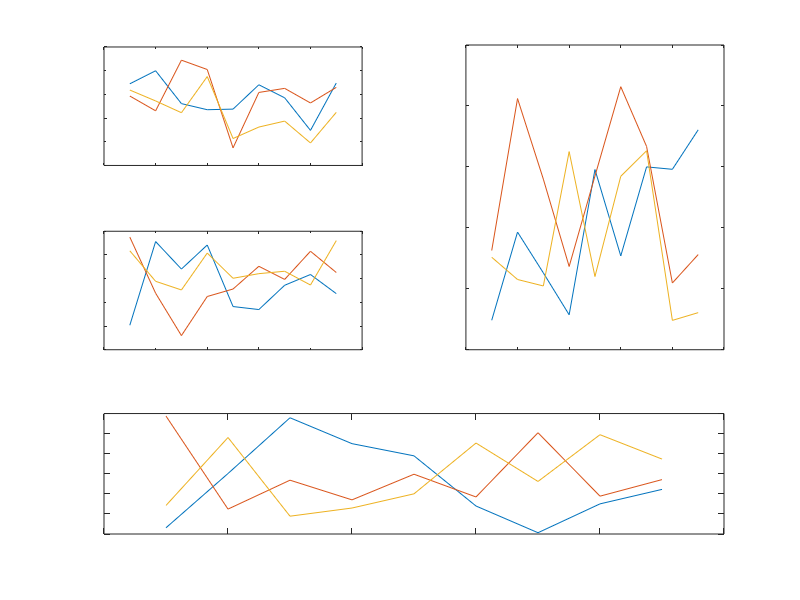

The MATLAB script that drew this image: (Note: this script raises an error after producing the figure.)
%% axes only
figure('name','Normal');
subplot(3,2,1);plot(randn(9,3));set(gca,'XTickLabel',{},'YTickLAbel',{},'Box','on')
subplot(3,2,[2 4]);plot(randn(9,3));set(gca,'XTickLabel',{},'YTickLAbel',{},'Box','on')
subplot(3,2,3);plot(randn(9,3));set(gca,'XTickLabel',{},'YTickLAbel',{},'Box','on')
subplot(3,2,[5 6]);plot(randn(9,3));set(gca,'XTickLabel',{},'YTickLAbel',{},'Box','on')
figure('name','subplot_er','Visible','off');
subplot_er(3,2,1);plot(randn(9,3));set(gca,'XTickLabel',{},'YTickLAbel',{},'Box','on')
subplot_er(3,2,[2 4]);plot(randn(9,3));set(gca,'XTickLabel',{},'YTickLAbel',{},'Box','on')
subplot_er(3,2,3);plot(randn(9,3));set(gca,'XTickLabel',{},'YTickLAbel',{},'Box','on')
subplot_er(3,2,[5 6]);plot(randn(9,3));set(gca,'XTickLabel',{},'YTickLAbel',{},'Box','on')
set(gcf,'Visible','on')

%% subplot_er
% Create data set
t = (-5:0.1:5)';
f = sin(t);
% Normal subplot
figure('name','Normal');
subplot(2,2,1);
plot(t,f);xlabel('Time [s]');title('f(t) = sin(t)');
subplot(2,2,[2 4]);
plot(t,f);xlabel('Time [s]');legend('f(t) = sin(t)');
subplot(2,2,3);
plot(t,f);ylabel('f(t)');
% New subplot
figure('name','subplot_er','Visible','off');
subplot_er(2,2,1);
plot(t,f);xlabel('Time [s]');title('f(t) = sin(t)');
subplot_er(2,2,[2 4]);
plot(t,f);xlabel('Time [s]');legend('f(t) = sin(t)');
subplot_er(2,2,3);
plot(t,f);ylabel('f(t)');
set(gcf,'Visible','on')

%% subplotXmanyY_er
% Create data set
t = (-10:0.1:10)';
f = sin(t) + 0.2*randn(numel(t),1);
dfdt = [0;diff(f)];
% Normal subplot
figure('name','Normal');
subplot(2,1,1);
plot(t,f);ylabel('Dispalcement [m]');title('f(t) = sin(t) + noise');grid on
subplot(2,1,2);
plot(t,dfdt);legend('f''');ylabel('Velocity [m/s]');grid on
xlabel('Time [s]')
% New subplot
figure('name','subplotXmanyY_er','Visible','off');
ax(1) = subplotXmanyY_er(2,1);
plot(t,f);ylabel('Dispalcement [m]');title('f(t) = sin(t) + noise');grid on
set(gca,'XTickLabel',{})
ax(2) = subplotXmanyY_er(2,2);
plot(t,dfdt);legend('f''');ylabel('Velocity [m/s]');grid on
xlabel('Time [s]');grid on
set(gcf,'Visible','on')
linkaxes(ax,'x');   % Link axes for zooming

%% -> Manually resize figures and enjoy auto-update

